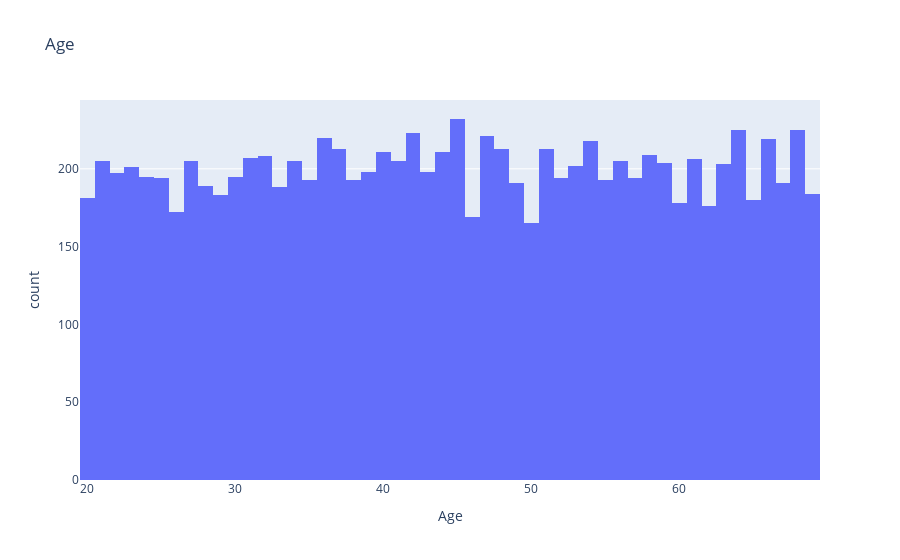
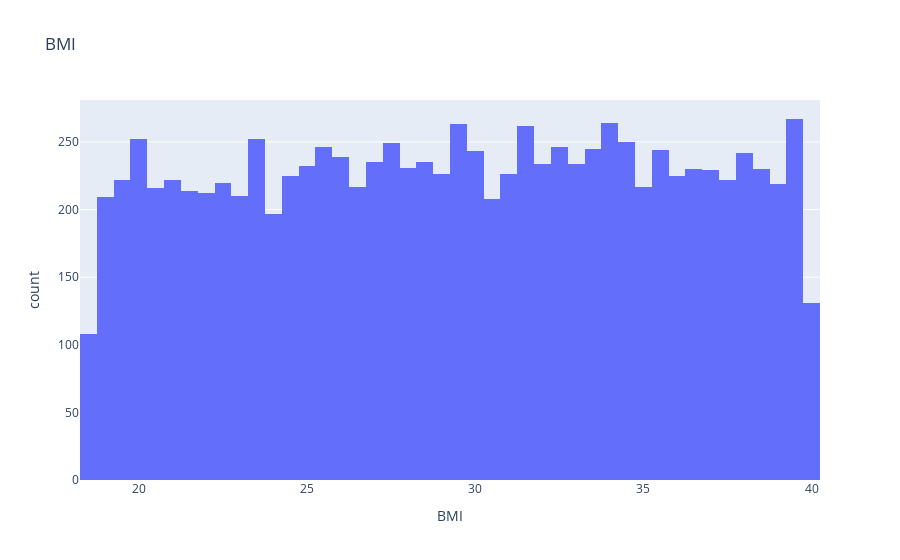
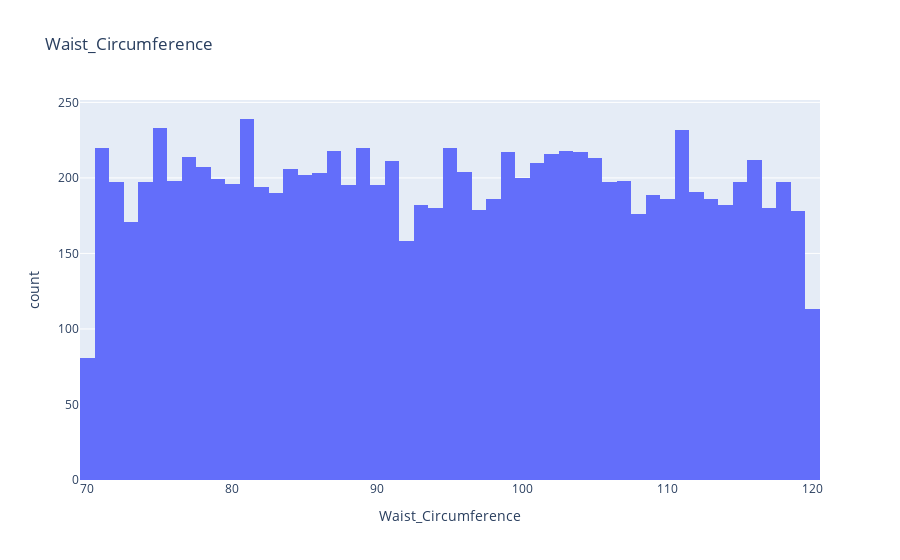
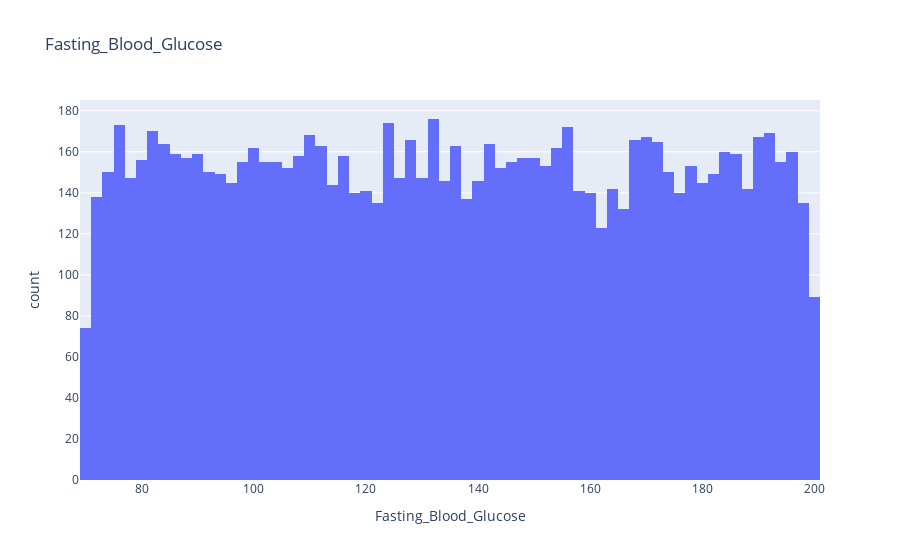

Write notebook code for charts like these, in order.
### Code cell
# check numerical columns in deepth
for col in num_col:
    px.histogram(data_frame=df,x=col,title= col).show()

### Figure 1 — Plotly figure (JSON) as saved in the notebook; plotly's stock layout.template omitted (floating-point values rounded to 4 significant figures; data arrays with more than 128 entries replaced by an {"elided": "..."} marker saying what was removed)
{"data": [{"alignmentgroup": "True", "bingroup": "x", "hovertemplate": "Age=%{x}<br>count=%{y}<extra></extra>", "legendgroup": "", "marker": {"color": "#636efa", "pattern": {"shape": ""}}, "name": "", "offsetgroup": "", "orientation": "v", "showlegend": false, "type": "histogram", "x": {"elided": "10000 int values"}, "xaxis": "x", "yaxis": "y"}], "layout": {"barmode": "relative", "legend": {"tracegroupgap": 0}, "title": {"text": "Age"}, "xaxis": {"anchor": "y", "domain": [0, 1], "title": {"text": "Age"}}, "yaxis": {"anchor": "x", "domain": [0, 1], "title": {"text": "count"}}}}

### Figure 2 — Plotly figure (JSON) as saved in the notebook; plotly's stock layout.template omitted (floating-point values rounded to 4 significant figures; data arrays with more than 128 entries replaced by an {"elided": "..."} marker saying what was removed)
{"data": [{"alignmentgroup": "True", "bingroup": "x", "hovertemplate": "BMI=%{x}<br>count=%{y}<extra></extra>", "legendgroup": "", "marker": {"color": "#636efa", "pattern": {"shape": ""}}, "name": "", "offsetgroup": "", "orientation": "v", "showlegend": false, "type": "histogram", "x": {"elided": "10000 float values"}, "xaxis": "x", "yaxis": "y"}], "layout": {"barmode": "relative", "legend": {"tracegroupgap": 0}, "title": {"text": "BMI"}, "xaxis": {"anchor": "y", "domain": [0, 1], "title": {"text": "BMI"}}, "yaxis": {"anchor": "x", "domain": [0, 1], "title": {"text": "count"}}}}

### Figure 3 — Plotly figure (JSON) as saved in the notebook; plotly's stock layout.template omitted (floating-point values rounded to 4 significant figures; data arrays with more than 128 entries replaced by an {"elided": "..."} marker saying what was removed)
{"data": [{"alignmentgroup": "True", "bingroup": "x", "hovertemplate": "Waist_Circumference=%{x}<br>count=%{y}<extra></extra>", "legendgroup": "", "marker": {"color": "#636efa", "pattern": {"shape": ""}}, "name": "", "offsetgroup": "", "orientation": "v", "showlegend": false, "type": "histogram", "x": {"elided": "10000 float values"}, "xaxis": "x", "yaxis": "y"}], "layout": {"barmode": "relative", "legend": {"tracegroupgap": 0}, "title": {"text": "Waist_Circumference"}, "xaxis": {"anchor": "y", "domain": [0, 1], "title": {"text": "Waist_Circumference"}}, "yaxis": {"anchor": "x", "domain": [0, 1], "title": {"text": "count"}}}}

### Figure 4 — Plotly figure (JSON) as saved in the notebook; plotly's stock layout.template omitted (floating-point values rounded to 4 significant figures; data arrays with more than 128 entries replaced by an {"elided": "..."} marker saying what was removed)
{"data": [{"alignmentgroup": "True", "bingroup": "x", "hovertemplate": "Fasting_Blood_Glucose=%{x}<br>count=%{y}<extra></extra>", "legendgroup": "", "marker": {"color": "#636efa", "pattern": {"shape": ""}}, "name": "", "offsetgroup": "", "orientation": "v", "showlegend": false, "type": "histogram", "x": {"elided": "10000 float values"}, "xaxis": "x", "yaxis": "y"}], "layout": {"barmode": "relative", "legend": {"tracegroupgap": 0}, "title": {"text": "Fasting_Blood_Glucose"}, "xaxis": {"anchor": "y", "domain": [0, 1], "title": {"text": "Fasting_Blood_Glucose"}}, "yaxis": {"anchor": "x", "domain": [0, 1], "title": {"text": "count"}}}}
